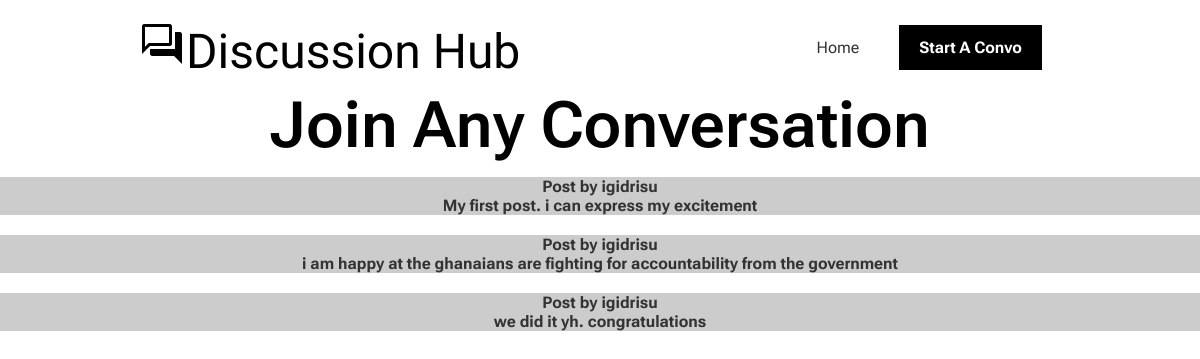
The page /discussions on the database its author committed.
### forum/models.py (models this page shows, shortened)
class Post(db.Model):
    id = db.Column(db.Integer, primary_key=True)
    topic = db.Column(db.Text, nullable=False)
    user_id = db.Column(db.Integer, db.ForeignKey('user.id'), nullable = False)
    comments = db.relationship('Comment', backref='poster', lazy = True)

class User(db.Model, UserMixin):
        id = db.Column(db.Integer, primary_key = True)
        username = db.Column(db.String(20), nullable = False, unique=True)
        email = db.Column(db.String(60), nullable = False, unique=True)
        password = db.Column(db.String(60), nullable = False)
        posts = db.relationship('Post', backref = 'author', lazy = True)
        comment = db.relationship('Comment', backref = 'author', lazy = True)

### forum/routes.py (the view)
@app.route('/discussions', methods=['GET'])
def discussions():
    posts = Post.query.all()
    return render_template('discussions.html',posts=posts)

### forum/templates/discussions.html
{% extends 'base.html' %}
{% block navbar %}
<ul>
    <li><a href="{{url_for('home')}}">Home</a></li>
    <li><a class="bg-dark" href="{{ url_for('post')}}">Start A Convo</a></li>
</ul>
{% endblock navbar %}
{% block content %}
<h1 class="l-heading uppercase center">
    Join Any Conversation
</h1>
{% for post in posts %}
    <div class="center mb-2 bg-light">
        <a href="{{ url_for('goto_post', post_id=post.id)}}">
            <p>Post by {{ post.author.username }}</p>
            <p>{{ post.topic }}</p>
        </a>
    </div>
{% endfor %}
{% endblock content %}

### forum/templates/base.html (shortened to what this page needs)
<!DOCTYPE html>
<html lang="en">
<head>
    <link rel="stylesheet" href="{{ url_for('static', filename='styles.css')}}">
</head>
<body>
    <nav id="navbar">
        <h1> <span class="icon-forum"><img src="{{ url_for('static', filename='images/icons.svg')}}" alt="forum"></span>Discussion Hub</h1>
        {% block navbar %}{% endblock navbar %}
    </nav>
    {% block content %}{% endblock content %}
</body>
</html>

### forum/static/styles.css (style rules this page uses)
:root { --background-color: #cccccc; --primary-color: #3f3d56; }
* { margin: 0; padding: 0; box-sizing: border-box; font-family: 'Roboto Flex', sans-serif; }
a { color: #333; text-decoration: none; }
li { list-style: none; }
.mb-2 { margin-bottom: 20px; }
.l-heading { font-size: 64px; font-weight: 600; line-height: 62px; padding-bottom: 20px; }
.bg-dark { background-color: #000; color: #fff; font-weight: bolder; text-align: center; }
.bg-light { background-color: #cccccc; color: #000; font-weight: bolder; text-align: center; }
.center { text-align: center; }
#navbar { display: flex; justify-content: space-around; align-items: center; padding: 20px 0; }
#navbar h1 { font-family: 'Dancing Script', cursive; font-style: normal; font-weight: 400; font-size: 48px; line-height: 46px; }
#navbar .icon-forum img { color: #cccccc; }
ul { display: flex; justify-content: space-evenly; align-items: center; text-transform: capitalize; }
ul li { margin-right: 20px; }
#navbar a { display: block; padding: 13px 20px; }

### rows shown on the page
Post: author.username "igidrisu", topic "My first post. i can express my excitement"
Post: author.username "igidrisu", topic "i am happy at the ghanaians are fighting for accountability from the government"
Post: author.username "igidrisu", topic "we did it yh. congratulations"
